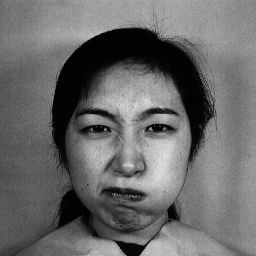
#> input picture dataset/jaffe/KA.AN1.39.jpg, 256 x 256 px
$ python CornerDetection.py   (Python 2 division)
#> lines starting #> are read from the running program, lines starting #| are printed output that depends on the picture; long printed decimals are rounded
### src/Convolution.py
import math
from PIL import Image
import sys
import code
import operator as op
import profile
import random
# import Helper as helper
# generator yang ngambil area 3x3 disekitar p, q
def pick(im, xx, yy, size=(3, 3)):
    w, h = size
    bound = lambda b: lambda x: (- (b / 2) + x, (b + 1) / 2 + x)
    wBound = bound(w)
    hBound = bound(h)
    for y in xrange(*hBound(yy)):
        for x in xrange(*wBound(xx)):
            yield im[x, y]

# generator buat ngetransform gambar, jadi list of area3x3 buat dikonvolusi
def areaGenerator(image, size=(3, 3)):
    im = image.load()
    w, h = image.size
    for y in xrange(0, h):
        for x in xrange(0, w):
            yield pick(im, x, y, size)

def monadError(func, default):
    def monadic(*args):
        try:
            r = func(*args)
        except:
            return default
        else:
            return r
    return monadic

def maskKernel(kernel):
    def aply(values):
        return sum(m * v for m, v in zip(kernel, values))
    return aply

def convolute(image, mask, size):
    monadMask = monadError(mask, 255)
    for area in areaGenerator(image, size):
        r = monadMask(area)
        if r < -255: yield -255
        elif r > 255: yield 255
        else: yield r

class LDP(object):
    # [64 lines left out: functions Directions, KirschGenerator, Kirschedge, Mask, FastLDPTransform, LDPTransform, not called in this run]

def testLDP():
    fn = range(65536)
    return [LDPTransform(fn, (256, 256), x, y, 3) for x in xrange(1, 255) for y in xrange(1, 255)]

# [4 lines left out: function testFLDP, not called in this run]

# [2 lines that do not run on import are left out]
    # b = testLDP()

### src/Helper/__init__.py
from PIL import Image
def deprecated(message):
    def decorator(func):
        def aply(*args):
            print message
            return func(*args)
        return aply
    return decorator

def unpackJS(j, keys):
    return [j[key] for key in keys]

def unpack2(arg, *rest):
    return arg, rest

def unpack3(arg1, arg2, *rest):
    return arg1, arg2, rest

def map(func, iterable):
    for i in iterable:
        yield func(i)

# [26 lines left out: functions any, all, all2, not called in this run]

def group(items, n):
    items = [_ for _ in items]
    l = (len(items) / n)  * n
    for i in xrange(0, l, n):
        yield items[i:i+n]

# [8 lines left out: function arr2image, not called in this run]

def arr2dimage(arr, fout):
    size = (len(arr[0]), len(arr))
    im = Image.new("L", size)
    iml = im.load()
    for y, line in enumerate(arr):
        for x, val in enumerate(line):
            iml[x, y] = val
    im.save(fout)

# [11 lines left out: function generator1dimage, not called in this run]

### src/CornerDetection.py
from PIL import Image
import sys
import Convolution
import Helper as helper
import operator as op
import numpy as np
import time
import json
import code
def eigen(image, debug=False):
    return detect(image, debug=debug)

def detect(image, threshold=100, debug=False):
    def applyMask(kernel):
        mask = Convolution.maskKernel(kernel)
        return Convolution.convolute(image, mask, (3, 3))

    def norm(v):
        return v / 255.0

    def view(f):
        return int(f * 100) + 100

    def showDerivationCovariant(Ix, Iy, size):
        fields = [[0 for i in xrange(size)] for j in xrange(size)]
        for x, y in zip(Ix, Iy):
            fields[view(y)][view(x)] = 255
        helper.arr2dimage(fields, "img/output.jpg")


    kernelX = [(i % 3) - 1 for i in xrange(9)]
    kernelY = [(i / 3) - 1 for i in xrange(9)]

    Ix = map(norm, applyMask(kernelX))
    Iy = map(norm, applyMask(kernelY))

    if debug: showDerivationCovariant(Ix, Iy, 201)

    Eigen = map(sum, ([
            map(op.mul, Ix, Ix),
            map(op.mul, Ix, Iy),
            map(op.mul, Iy, Ix),
            map(op.mul, Iy, Iy)
        ])
    )
    eigen =  np.linalg.eig([_ for _ in helper.group(Eigen, 2)])
    return eigen[0]

if __name__ == '__main__':
    path = '../dataset/jaffe/KA.AN1.39.jpg'
    image = Image.open(path).crop((74, 103, 123, 145))
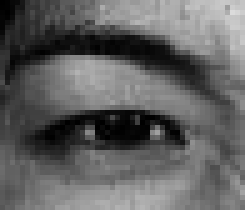
#> image: PIL image 49x42 L (shown 5 times larger); min 0, max 219, mean 97
    print detect(image, threshold=100, debug=True)
#> in monadic, `r = func(*args)`: r = -400
#> in detect, `Ix = map(norm, applyMask(kernelX))`: Ix = 2058 values, max 1 at index 48, min -1 at index 0, mean 0.0678
#> in detect, `Iy = map(norm, applyMask(kernelY))`: Iy = 2058 values, max 1 at index 43, min -1 at index 1, mean 0.047
#> the loop in showDerivationCovariant, `for x, y in zip(Ix, Iy):` made 2058 passes
#> (x, y) on passes 1 to 3: (-1, -0.376), (0.0902, -1), (0.176, -1)
#> after the loop in showDerivationCovariant, `for x, y in zip(Ix, Iy):`: fields = 201 items
#> in arr2dimage, `size = (len(arr[0]), len(arr))`: size = (201, 201)
#> in arr2dimage, `im = Image.new("L", size)`: im: PIL image 201x201 L; every value is 0
#> in arr2dimage, `im.save(fout)`:
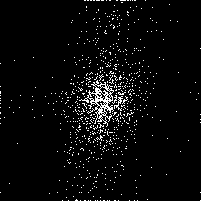
#> saved as output.jpg: PIL image 201x201 L; 4% white in thin lines or dots
#> in detect, `Eigen = map(sum, ([ map(op.mul, Ix, Ix), map(op.mul, Ix, Iy), map(op.m..`: Eigen = [197.6, 57.79, 57.79, 360.5]
#> in detect, `eigen =  np.linalg.eig([_ for _ in helper.group(Eigen, 2)])`: eigen = ([179.1, 378.9], [[-0.953, -0.304], [0.304, -0.953]])
#| [179.146 378.900]

$ run again, with dataset/jaffe/KA.AN3.41.jpg copied over dataset/jaffe/KA.AN1.39.jpg
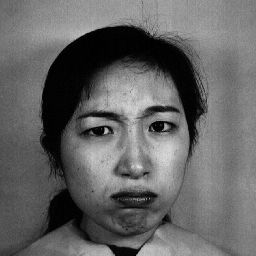
#> input picture dataset/jaffe/KA.AN3.41.jpg, 256 x 256 px
#> `image = Image.open(path).crop((74, 103, 123, 145))`:
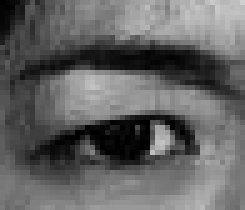
#> image: PIL image 49x42 L (shown 5 times larger); min 0, max 207, mean 99
#> r = -413
#> Ix = 2058 values, max 1 at index 48, min -1 at index 0, mean 0.0555
#> Iy = 2058 values, max 1 at index 48, min -1 at index 1, mean 0.0455
#> the loop in showDerivationCovariant, `for x, y in zip(Ix, Iy):` made 2058 passes
#> (x, y) on passes 1 to 3: (-1, -0.631), (0, -1), (0.145, -1)
#> after the loop in showDerivationCovariant, `for x, y in zip(Ix, Iy):`: fields = 201 items
#> size = (201, 201)
#> im: PIL image 201x201 L; every value is 0
#> in arr2dimage, `im.save(fout)`:
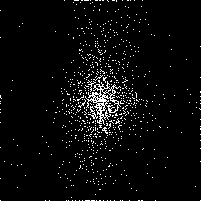
#> saved as output.jpg: PIL image 201x201 L; 4% white in thin lines or dots
#> Eigen = [206.1, 79.46, 79.46, 375.7]
#> eigen = ([174.7, 407.1], [[-0.93, -0.368], [0.368, -0.93]])
#| [174.722 407.086 ]
